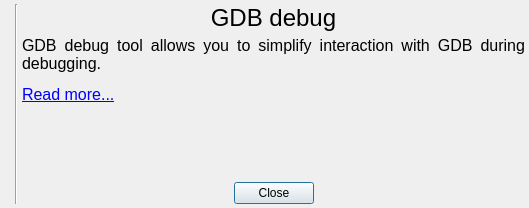
<?xml version="1.0" encoding="UTF-8"?>
<ui version="4.0">
 <class>AboutDialog</class>
 <widget class="QDialog" name="AboutDialog">
  <property name="geometry">
   <rect>
    <x>0</x>
    <y>0</y>
    <width>529</width>
    <height>208</height>
   </rect>
  </property>
  <property name="windowTitle">
   <string>About</string>
  </property>
  <property name="windowIcon">
   <iconset resource="../../Resources.qrc">
    <normaloff>:/assets/images/about.png</normaloff>:/assets/images/about.png</iconset>
  </property>
  <layout class="QHBoxLayout" name="horizontalLayout">
   <property name="spacing">
    <number>4</number>
   </property>
   <property name="leftMargin">
    <number>4</number>
   </property>
   <property name="topMargin">
    <number>4</number>
   </property>
   <property name="rightMargin">
    <number>4</number>
   </property>
   <property name="bottomMargin">
    <number>4</number>
   </property>
   <item>
    <widget class="QLabel" name="logoLabel">
     <property name="pixmap">
      <pixmap resource="../../Resources.qrc">:/assets/images/logo.png</pixmap>
     </property>
    </widget>
   </item>
   <item>
    <widget class="Line" name="line">
     <property name="orientation">
      <enum>Qt::Vertical</enum>
     </property>
    </widget>
   </item>
   <item>
    <layout class="QVBoxLayout" name="verticalLayout">
     <property name="spacing">
      <number>4</number>
     </property>
     <item>
      <widget class="QLabel" name="nameLabel">
       <property name="font">
        <font>
         <pointsize>18</pointsize>
        </font>
       </property>
       <property name="text">
        <string>GDB debug</string>
       </property>
       <property name="alignment">
        <set>Qt::AlignCenter</set>
       </property>
      </widget>
     </item>
     <item>
      <widget class="QLabel" name="descriptionLabel">
       <property name="sizePolicy">
        <sizepolicy hsizetype="MinimumExpanding" vsizetype="Preferred">
         <horstretch>0</horstretch>
         <verstretch>0</verstretch>
        </sizepolicy>
       </property>
       <property name="font">
        <font>
         <pointsize>12</pointsize>
        </font>
       </property>
       <property name="text">
        <string>&lt;html&gt;&lt;head/&gt;&lt;body&gt;&lt;p align=&quot;justify&quot;&gt;GDB debug tool allows you to simplify interaction with GDB during debugging.&lt;/p&gt;&lt;p align=&quot;justify&quot;&gt;&lt;a href=&quot;https://github.com/Gris87/ngos/blob/master/docs/0.%20Intro/7.%20Tools/8.%20GDB%20debug/README.md&quot;&gt;&lt;span style=&quot; text-decoration: underline; color:#0000ff;&quot;&gt;Read more...&lt;/span&gt;&lt;/a&gt;&lt;/p&gt;&lt;/body&gt;&lt;/html&gt;</string>
       </property>
       <property name="wordWrap">
        <bool>true</bool>
       </property>
       <property name="openExternalLinks">
        <bool>true</bool>
       </property>
      </widget>
     </item>
     <item>
      <spacer name="verticalSpacer">
       <property name="orientation">
        <enum>Qt::Vertical</enum>
       </property>
       <property name="sizeHint" stdset="0">
        <size>
         <width>20</width>
         <height>40</height>
        </size>
       </property>
      </spacer>
     </item>
     <item>
      <layout class="QHBoxLayout" name="horizontalLayout_2">
       <property name="spacing">
        <number>4</number>
       </property>
       <property name="bottomMargin">
        <number>0</number>
       </property>
       <item>
        <spacer name="horizontalSpacer">
         <property name="orientation">
          <enum>Qt::Horizontal</enum>
         </property>
         <property name="sizeHint" stdset="0">
          <size>
           <width>40</width>
           <height>20</height>
          </size>
         </property>
        </spacer>
       </item>
       <item>
        <widget class="QPushButton" name="closeButton">
         <property name="text">
          <string>Close</string>
         </property>
        </widget>
       </item>
       <item>
        <spacer name="horizontalSpacer_2">
         <property name="orientation">
          <enum>Qt::Horizontal</enum>
         </property>
         <property name="sizeHint" stdset="0">
          <size>
           <width>40</width>
           <height>20</height>
          </size>
         </property>
        </spacer>
       </item>
      </layout>
     </item>
    </layout>
   </item>
  </layout>
 </widget>
 <resources>
  <include location="../../Resources.qrc"/>
 </resources>
 <connections/>
</ui>
